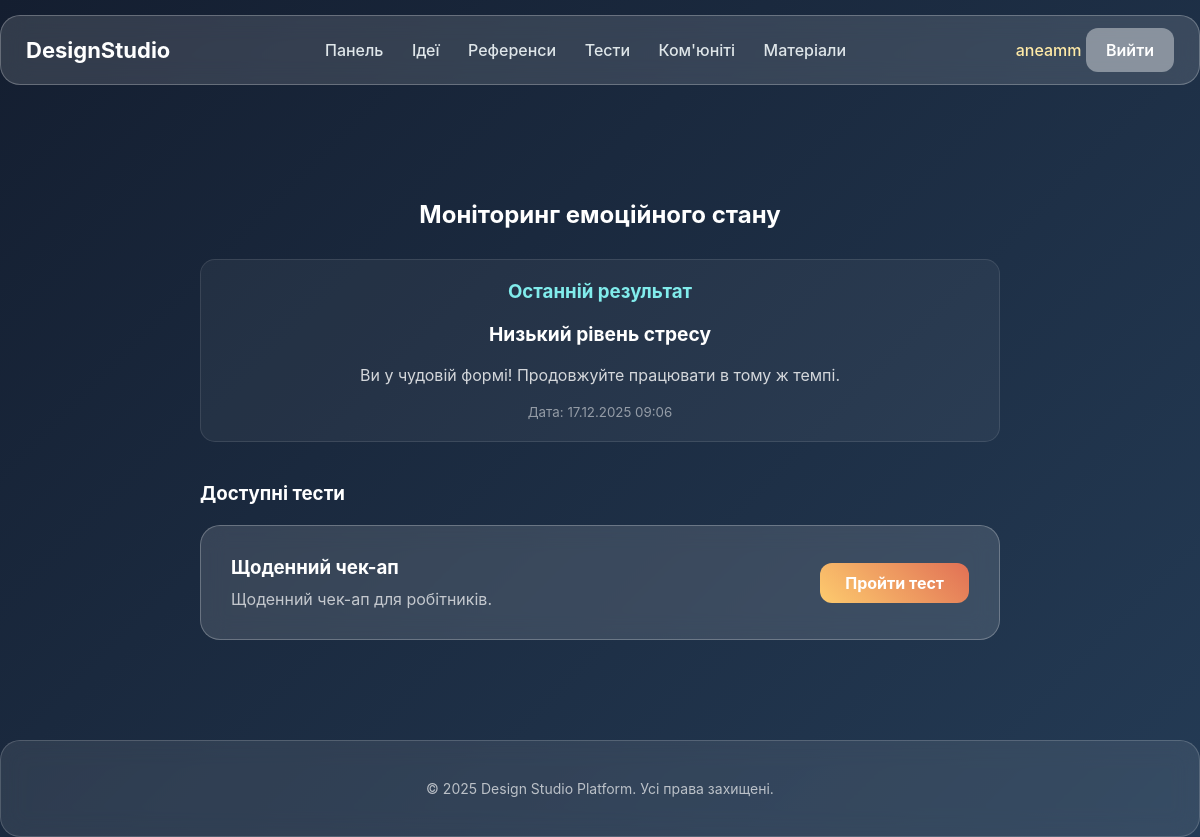
/tests/ (signed in), run on the app's committed database.
### accounts/models.py (models this page shows, shortened)
class User(AbstractUser):
    ROLE_CHOICES = [
        ('designer', 'Дизайнер'),
        ('art_director', 'Арт Директор'),
        ('manager', 'Менеджер'),
        ('client', 'Клієнт'),
    ]
    role = models.CharField(
        max_length=20,
        choices=ROLE_CHOICES,
        name='role',
        default='client'
    )
    avatar = models.ImageField(upload_to='avatars/', blank=True, null=True)
    bio = models.TextField(blank=True)

### tests/models.py (models this page shows, shortened)
class UserTestResult(models.Model):
    user = models.ForeignKey(User, on_delete=models.CASCADE, related_name='test_results')
    test = models.ForeignKey(Test, on_delete=models.CASCADE)
    score = models.IntegerField(verbose_name="Набрані бали")
    result_text = models.CharField(max_length=200, verbose_name="Інтерпретація")
    recommendation = models.TextField(verbose_name="Рекомендація")
    date_taken = models.DateTimeField(auto_now_add=True)

class Test(models.Model):
    title = models.CharField(max_length=200, verbose_name="Назва тесту")
    description = models.TextField(verbose_name="Опис")
    created_at = models.DateTimeField(auto_now_add=True)

### tests/views.py (the view)
# urls.py: path('', views.tests_list, name='list'),
@login_required
def tests_list(request):
    tests = Test.objects.all()
    last_result = UserTestResult.objects.filter(user=request.user).last()
    return render(request, 'tests/list.html', {'tests': tests, 'last_result': last_result})

### tests/templates/tests/list.html (shortened to what this page needs)
{% extends 'base.html' %}
{% block content %}
<div style="max-width: 800px; margin: 0 auto;">
    <h2 style="text-align: center; margin-bottom: 30px;">Моніторинг емоційного стану</h2>
    {% if last_result %}
    <div class="result-box">
        <h3 style="margin: 0 0 10px 0; color: #81ecec;">Останній результат</h3>
        <p style="font-size: 1.2rem; font-weight: bold;">{{ last_result.result_text }}</p>
        <p style="opacity: 0.8;">{{ last_result.recommendation }}</p>
        <small style="opacity: 0.5;">Дата: {{ last_result.date_taken|date:"d.m.Y H:i" }}</small>
    </div>
    {% endif %}
    <h3 style="margin-bottom: 20px;">Доступні тести</h3>
    {% for test in tests %}
    <div class="glass test-card">
        <div>
            <h3 style="margin: 0 0 10px 0;">{{ test.title }}</h3>
            <p style="opacity: 0.7; margin: 0;">{{ test.description }}</p>
        </div>
        <a href="{% url 'tests:take' test.id %}" class="start-btn">Пройти тест</a>
    </div>
    {% empty %}
    <p style="text-align: center;">Тестів поки немає. Попросіть адміністратора додати їх.</p>
    {% endfor %}
</div>
{% endblock %}

### templates/base.html (shortened to what this page needs)
<!DOCTYPE html>
<html lang="uk">
<head>
    {% load static %}
    <link rel="stylesheet" href="{% static 'global/css/base.css' %}">
</head>
<body>
<header class="navbar">
    <div class="nav-container glass">
        <div class="logo">
            <a href="/">DesignStudio</a>
        </div>
        <nav class="nav-links">
            <a href="/dashboard/">Панель</a>
            <a href="/ideas/">Ідеї</a>
            <a href="/references/">Референси</a>
            <a href="/tests/">Тести</a>
            <a href="/community/">Ком'юніті</a>
            <a href="/resources/">Матеріали</a>
        </nav>
        <div class="nav-auth">
            {% if user.is_authenticated %}
                <a href="/accounts/profile/">{{ user.username }}</a>
                <form method="post" action="{% url 'accounts:logout' %}" style="display:inline;">
                    <button type="submit" class="logout-btn">Вийти</button>
                </form>
            {% else %}
                <a href="{% url 'accounts:login' %}">Вхід</a>
                <a href="{% url 'accounts:register' %}" class="register-btn">Реєстрація</a>
            {% endif %}
        </div>
    </div>
</header>
<main class="main-container">
    {% block content %}
    {% endblock %}
</main>
<footer class="footer glass">
    <p>© 2025 Design Studio Platform. Усі права захищені.</p>
</footer>
</body>
</html>

### static/global/css/base.css (style rules this page uses)
body { margin: 0; padding: 0; font-family: "Inter", sans-serif; background: linear-gradient(135deg, #141e30, #243b55); color: #fff; min-height: 100vh; }
.glass { background: rgba(255, 255, 255, 0.13); backdrop-filter: blur(12px); -webkit-backdrop-filter: blur(12px); border-radius: 20px; border: 1px solid rgba(255, 255, 255, 0.25); }
.navbar { width: 100%; padding: 15px 0; position: sticky; top: 0; }
.nav-container { max-width: 1200px; margin: auto; padding: 12px 25px; display: flex; align-items: center; justify-content: space-between; }
.logo a { font-size: 22px; font-weight: 700; color: #fff; text-decoration: none; }
.nav-links a { margin: 0 12px; color: #dfe6e9; text-decoration: none; font-weight: 500; transition: 0.3s; }
.nav-auth a { margin-left: 15px; color: #ffeaa7; text-decoration: none; font-weight: 500; }
.nav-auth button.logout-btn, .nav-auth a.register-btn { width: auto; padding: 12px 20px; background: rgba(255, 255, 255, 0.4); border: none; border-radius: 12px; cursor: pointer; font-size: 16px; font-weight: 600; font-family: inherit; color: #ffffff; transition: 0.2s ease-in-out; text-decoration: none; }
.main-container { max-width: 1200px; margin: 60px auto; padding: 20px; }
.footer { max-width: 100%; text-align: center; padding: 25px 0; margin-top: 60px; font-size: 14px; opacity: 0.7; }

### tests/templates/tests/list.html (style rules this page uses)
.test-card { padding: 30px; display: flex; justify-content: space-between; align-items: center; margin-bottom: 20px; }
.result-box { background: rgba(255, 255, 255, 0.05); padding: 20px; border-radius: 15px; margin-bottom: 40px; text-align: center; border: 1px solid rgba(255,255,255,0.1); }
.start-btn { background: linear-gradient(45deg, #fdcb6e, #e17055); color: white; padding: 10px 25px; border-radius: 12px; text-decoration: none; font-weight: bold; transition: 0.3s; }

### data on the page
User: username "aneamm"
UserTestResult: result_text "Низький рівень стресу", recommendation "Ви у чудовій формі! Продовжуйте працювати в тому ж темпі.", date_taken "17.12.2025 09:06"
Test: title "Щоденний чек-ап", description "Щоденний чек-ап для робітників."
